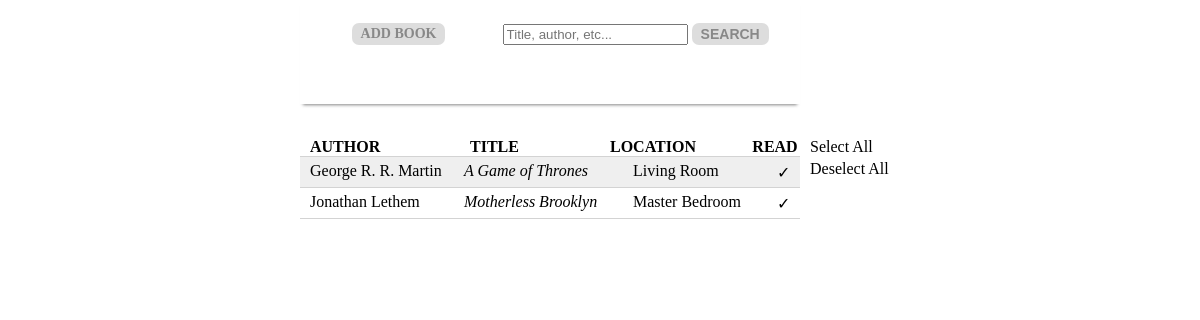
The page / on the database its author committed.
### inventory/models.py (models this page shows, shortened)
class Book(models.Model):
    title = models.CharField(max_length=200)
    author = models.CharField(max_length=200)
    location = models.ForeignKey(Location, on_delete=models.CASCADE)
    read = models.BooleanField(default=False)

class Location(models.Model):
    name = models.CharField(max_length=100)
    def __str__(self):
        return self.name

### inventory/views.py (the view)
# urls.py: url(r'^$', views.index, name='index'),
def index(request):
    books = Book.objects.all()
    locations = Location.objects.all()
    if request.method == 'POST':
        form = AddBookForm(request.POST)
        if form.is_valid():
            form.save()
            return HttpResponseRedirect("/")
    else:
        form = AddBookForm()
    return render(request, 'inventory/index.html', {
        'books': books,
        'locations': locations,
        'form': form,
        })

### inventory/forms.py
class AddBookForm(ModelForm):
    class Meta:
        model = Book
        fields = ['author', 'title', 'read', 'location']

### inventory/templates/inventory/index.html (shortened to what this page needs)
{% extends "base.html" %}
{% block content %}
	{% for book in books %}
	<tr>
		<td colspan="4"><input name="selectedBooks" type="checkbox" id="{{ book.id }}" value="{{ book.id }}" class="books" onclick="bookClicked()">
			<label class="labelBooks" for="{{ book.id }}">
				<span class="author">{{ book.author|capfirst }}</span>
				<span class="title">{{ book.title|capfirst }}</span>
				<span class="location">{{ book.location|capfirst }}</span>
				<span class="read">{% if book.read %}&#x2713{% endif %}</span>
			</label>
		</td>
	</tr>
	{% endfor %}
{% endblock %}

### bookInv/static/style.css (style rules this page uses)
body { margin: 20px auto; width: 600px; }
#display tr, #display td, #display th { border-bottom: 1px solid lightgrey; padding: 0; }
#display tr:nth-child(even) { background-color: #EFEFEF; }
label { height: 100%; display: inline; }
.labelBooks { height: 100%; width: 100%; display: inline-block; vertical-align: top; padding-top: 5px; padding-bottom: 5px; }
.author { display: inline-block; width: 28%; padding-left: 10px; vertical-align: top; }
.title { display: inline-block; width: 30%; padding-left: 10px; padding-right: 10px; font-style: italic; vertical-align: top; }
.location { display: inline-block; width: 28%; padding-left: 5px; vertical-align: top; }
.read { display: inline-block; vertical-align: middle; text-align: center; }

### rows shown on the page
Book: author "George R. R. Martin", title "A Game of Thrones", location "Living Room"
Book: author "Jonathan Lethem", title "Motherless Brooklyn", location "Master Bedroom"
